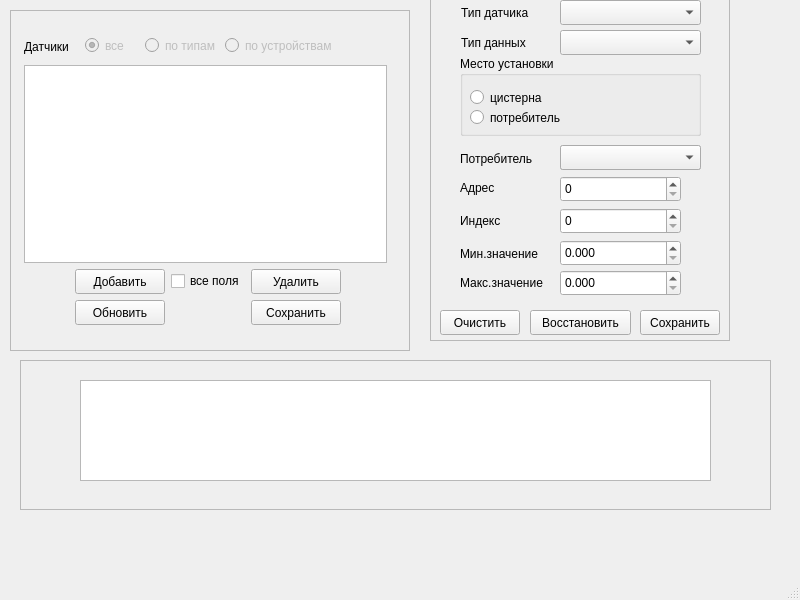
<?xml version="1.0" encoding="UTF-8"?>
<ui version="4.0">
 <class>NetEdit</class>
 <widget class="QMainWindow" name="NetEdit">
  <property name="geometry">
   <rect>
    <x>0</x>
    <y>0</y>
    <width>800</width>
    <height>600</height>
   </rect>
  </property>
  <property name="windowTitle">
   <string>Измерители</string>
  </property>
  <widget class="QWidget" name="centralwidget">
   <widget class="QFrame" name="frame_3">
    <property name="geometry">
     <rect>
      <x>430</x>
      <y>-10</y>
      <width>300</width>
      <height>351</height>
     </rect>
    </property>
    <property name="minimumSize">
     <size>
      <width>300</width>
      <height>330</height>
     </size>
    </property>
    <property name="frameShape">
     <enum>QFrame::StyledPanel</enum>
    </property>
    <property name="frameShadow">
     <enum>QFrame::Raised</enum>
    </property>
    <widget class="QComboBox" name="cbxSensorTypes">
     <property name="geometry">
      <rect>
       <x>130</x>
       <y>10</y>
       <width>141</width>
       <height>25</height>
      </rect>
     </property>
    </widget>
    <widget class="QComboBox" name="cbxTanksList">
     <property name="geometry">
      <rect>
       <x>130</x>
       <y>155</y>
       <width>141</width>
       <height>25</height>
      </rect>
     </property>
    </widget>
    <widget class="QComboBox" name="cbxConsumersList">
     <property name="geometry">
      <rect>
       <x>130</x>
       <y>155</y>
       <width>141</width>
       <height>25</height>
      </rect>
     </property>
    </widget>
    <widget class="QSpinBox" name="edAddress">
     <property name="geometry">
      <rect>
       <x>130</x>
       <y>186</y>
       <width>121</width>
       <height>26</height>
      </rect>
     </property>
    </widget>
    <widget class="QSpinBox" name="edIndex">
     <property name="geometry">
      <rect>
       <x>130</x>
       <y>218</y>
       <width>121</width>
       <height>26</height>
      </rect>
     </property>
    </widget>
    <widget class="QDoubleSpinBox" name="edLowVal">
     <property name="geometry">
      <rect>
       <x>130</x>
       <y>250</y>
       <width>121</width>
       <height>26</height>
      </rect>
     </property>
     <property name="locale">
      <locale language="English" country="UnitedKingdom"/>
     </property>
     <property name="accelerated">
      <bool>true</bool>
     </property>
     <property name="decimals">
      <number>3</number>
     </property>
     <property name="maximum">
      <double>1000.000000000000000</double>
     </property>
     <property name="singleStep">
      <double>0.100000000000000</double>
     </property>
    </widget>
    <widget class="QDoubleSpinBox" name="edHiVal">
     <property name="geometry">
      <rect>
       <x>130</x>
       <y>280</y>
       <width>121</width>
       <height>26</height>
      </rect>
     </property>
     <property name="locale">
      <locale language="English" country="UnitedKingdom"/>
     </property>
     <property name="accelerated">
      <bool>true</bool>
     </property>
     <property name="decimals">
      <number>3</number>
     </property>
     <property name="maximum">
      <double>1000.000000000000000</double>
     </property>
     <property name="singleStep">
      <double>0.100000000000000</double>
     </property>
    </widget>
    <widget class="QGroupBox" name="grbxSensorOwner">
     <property name="geometry">
      <rect>
       <x>30</x>
       <y>66</y>
       <width>241</width>
       <height>80</height>
      </rect>
     </property>
     <property name="title">
      <string>Место установки</string>
     </property>
     <widget class="QRadioButton" name="rbnTank">
      <property name="geometry">
       <rect>
        <x>10</x>
        <y>30</y>
        <width>101</width>
        <height>23</height>
       </rect>
      </property>
      <property name="text">
       <string>цистерна</string>
      </property>
     </widget>
     <widget class="QRadioButton" name="rbnConsumer">
      <property name="geometry">
       <rect>
        <x>10</x>
        <y>50</y>
        <width>101</width>
        <height>23</height>
       </rect>
      </property>
      <property name="text">
       <string>потребитель</string>
      </property>
     </widget>
    </widget>
    <widget class="QLabel" name="lblSensorType">
     <property name="geometry">
      <rect>
       <x>31</x>
       <y>14</y>
       <width>81</width>
       <height>17</height>
      </rect>
     </property>
     <property name="text">
      <string>Тип датчика</string>
     </property>
    </widget>
    <widget class="QLabel" name="lblPlace">
     <property name="geometry">
      <rect>
       <x>30</x>
       <y>160</y>
       <width>91</width>
       <height>17</height>
      </rect>
     </property>
     <property name="text">
      <string>Потребитель</string>
     </property>
    </widget>
    <widget class="QLabel" name="lblAddress">
     <property name="geometry">
      <rect>
       <x>30</x>
       <y>189</y>
       <width>57</width>
       <height>17</height>
      </rect>
     </property>
     <property name="text">
      <string>Адрес</string>
     </property>
    </widget>
    <widget class="QLabel" name="lblIndex">
     <property name="geometry">
      <rect>
       <x>30</x>
       <y>222</y>
       <width>57</width>
       <height>17</height>
      </rect>
     </property>
     <property name="text">
      <string>Индекс</string>
     </property>
    </widget>
    <widget class="QLabel" name="lblLoVal">
     <property name="geometry">
      <rect>
       <x>30</x>
       <y>255</y>
       <width>91</width>
       <height>17</height>
      </rect>
     </property>
     <property name="text">
      <string>Мин.значение</string>
     </property>
    </widget>
    <widget class="QLabel" name="lblHiVal">
     <property name="geometry">
      <rect>
       <x>30</x>
       <y>284</y>
       <width>91</width>
       <height>17</height>
      </rect>
     </property>
     <property name="text">
      <string>Макс.значение</string>
     </property>
    </widget>
    <widget class="QPushButton" name="pbnClearSensorParams">
     <property name="geometry">
      <rect>
       <x>10</x>
       <y>320</y>
       <width>80</width>
       <height>25</height>
      </rect>
     </property>
     <property name="text">
      <string>Очистить</string>
     </property>
    </widget>
    <widget class="QPushButton" name="pbnRestoreSensorParams">
     <property name="geometry">
      <rect>
       <x>100</x>
       <y>320</y>
       <width>101</width>
       <height>25</height>
      </rect>
     </property>
     <property name="text">
      <string>Восстановить</string>
     </property>
    </widget>
    <widget class="QPushButton" name="pbnSaveSensorParams">
     <property name="geometry">
      <rect>
       <x>210</x>
       <y>320</y>
       <width>80</width>
       <height>25</height>
      </rect>
     </property>
     <property name="text">
      <string>Сохранить</string>
     </property>
    </widget>
    <widget class="QLabel" name="lblDataType">
     <property name="geometry">
      <rect>
       <x>31</x>
       <y>44</y>
       <width>81</width>
       <height>17</height>
      </rect>
     </property>
     <property name="text">
      <string>Тип данных</string>
     </property>
    </widget>
    <widget class="QComboBox" name="cbxDataTypes">
     <property name="geometry">
      <rect>
       <x>130</x>
       <y>40</y>
       <width>141</width>
       <height>25</height>
      </rect>
     </property>
    </widget>
   </widget>
   <widget class="QFrame" name="frame_4">
    <property name="geometry">
     <rect>
      <x>20</x>
      <y>360</y>
      <width>751</width>
      <height>150</height>
     </rect>
    </property>
    <property name="minimumSize">
     <size>
      <width>0</width>
      <height>150</height>
     </size>
    </property>
    <property name="frameShape">
     <enum>QFrame::StyledPanel</enum>
    </property>
    <property name="frameShadow">
     <enum>QFrame::Raised</enum>
    </property>
    <widget class="QWidget" name="horizontalLayoutWidget">
     <property name="geometry">
      <rect>
       <x>60</x>
       <y>20</y>
       <width>631</width>
       <height>101</height>
      </rect>
     </property>
     <layout class="QHBoxLayout" name="horizontalLayout">
      <item>
       <widget class="QTextEdit" name="teLog"/>
      </item>
     </layout>
    </widget>
   </widget>
   <widget class="QFrame" name="frame_1">
    <property name="geometry">
     <rect>
      <x>10</x>
      <y>10</y>
      <width>400</width>
      <height>341</height>
     </rect>
    </property>
    <property name="minimumSize">
     <size>
      <width>400</width>
      <height>300</height>
     </size>
    </property>
    <property name="frameShape">
     <enum>QFrame::StyledPanel</enum>
    </property>
    <property name="frameShadow">
     <enum>QFrame::Raised</enum>
    </property>
    <widget class="QWidget" name="layoutWidget">
     <property name="geometry">
      <rect>
       <x>10</x>
       <y>20</y>
       <width>371</width>
       <height>299</height>
      </rect>
     </property>
     <layout class="QGridLayout" name="glSensorsList">
      <property name="leftMargin">
       <number>4</number>
      </property>
      <property name="topMargin">
       <number>4</number>
      </property>
      <property name="rightMargin">
       <number>4</number>
      </property>
      <property name="bottomMargin">
       <number>4</number>
      </property>
      <item row="0" column="1" colspan="4">
       <widget class="QFrame" name="frameRButtons">
        <property name="enabled">
         <bool>false</bool>
        </property>
        <property name="sizePolicy">
         <sizepolicy hsizetype="Expanding" vsizetype="Preferred">
          <horstretch>0</horstretch>
          <verstretch>0</verstretch>
         </sizepolicy>
        </property>
        <property name="minimumSize">
         <size>
          <width>0</width>
          <height>25</height>
         </size>
        </property>
        <property name="frameShape">
         <enum>QFrame::NoFrame</enum>
        </property>
        <property name="frameShadow">
         <enum>QFrame::Plain</enum>
        </property>
        <property name="lineWidth">
         <number>0</number>
        </property>
        <widget class="QRadioButton" name="rbnSensorsAll">
         <property name="geometry">
          <rect>
           <x>10</x>
           <y>0</y>
           <width>90</width>
           <height>23</height>
          </rect>
         </property>
         <property name="text">
          <string>все</string>
         </property>
         <property name="checked">
          <bool>true</bool>
         </property>
        </widget>
        <widget class="QRadioButton" name="rbnSensorsByTypes">
         <property name="geometry">
          <rect>
           <x>70</x>
           <y>0</y>
           <width>79</width>
           <height>23</height>
          </rect>
         </property>
         <property name="text">
          <string>по типам</string>
         </property>
        </widget>
        <widget class="QRadioButton" name="rbnSensorsByDevs">
         <property name="geometry">
          <rect>
           <x>150</x>
           <y>0</y>
           <width>119</width>
           <height>23</height>
          </rect>
         </property>
         <property name="text">
          <string>по устройствам</string>
         </property>
        </widget>
       </widget>
      </item>
      <item row="1" column="0" colspan="5">
       <widget class="QTreeView" name="tvSensors">
        <property name="editTriggers">
         <set>QAbstractItemView::NoEditTriggers</set>
        </property>
        <property name="tabKeyNavigation">
         <bool>true</bool>
        </property>
        <property name="showDropIndicator" stdset="0">
         <bool>false</bool>
        </property>
        <property name="alternatingRowColors">
         <bool>true</bool>
        </property>
        <property name="iconSize">
         <size>
          <width>16</width>
          <height>16</height>
         </size>
        </property>
        <property name="horizontalScrollMode">
         <enum>QAbstractItemView::ScrollPerItem</enum>
        </property>
        <property name="uniformRowHeights">
         <bool>true</bool>
        </property>
        <attribute name="headerCascadingSectionResizes">
         <bool>true</bool>
        </attribute>
       </widget>
      </item>
      <item row="0" column="0">
       <widget class="QLabel" name="label">
        <property name="maximumSize">
         <size>
          <width>16777215</width>
          <height>50</height>
         </size>
        </property>
        <property name="text">
         <string>Датчики</string>
        </property>
       </widget>
      </item>
      <item row="2" column="1">
       <widget class="QPushButton" name="pbnAddSensor">
        <property name="sizePolicy">
         <sizepolicy hsizetype="Fixed" vsizetype="Fixed">
          <horstretch>0</horstretch>
          <verstretch>0</verstretch>
         </sizepolicy>
        </property>
        <property name="minimumSize">
         <size>
          <width>90</width>
          <height>25</height>
         </size>
        </property>
        <property name="maximumSize">
         <size>
          <width>90</width>
          <height>25</height>
         </size>
        </property>
        <property name="text">
         <string>Добавить</string>
        </property>
       </widget>
      </item>
      <item row="3" column="1">
       <widget class="QPushButton" name="pbnRestoreSensorsList">
        <property name="sizePolicy">
         <sizepolicy hsizetype="Fixed" vsizetype="Fixed">
          <horstretch>0</horstretch>
          <verstretch>0</verstretch>
         </sizepolicy>
        </property>
        <property name="minimumSize">
         <size>
          <width>90</width>
          <height>25</height>
         </size>
        </property>
        <property name="maximumSize">
         <size>
          <width>90</width>
          <height>25</height>
         </size>
        </property>
        <property name="text">
         <string>Обновить</string>
        </property>
       </widget>
      </item>
      <item row="2" column="3">
       <widget class="QPushButton" name="pbnRemoveSensor">
        <property name="sizePolicy">
         <sizepolicy hsizetype="Fixed" vsizetype="Fixed">
          <horstretch>0</horstretch>
          <verstretch>0</verstretch>
         </sizepolicy>
        </property>
        <property name="minimumSize">
         <size>
          <width>90</width>
          <height>25</height>
         </size>
        </property>
        <property name="maximumSize">
         <size>
          <width>90</width>
          <height>25</height>
         </size>
        </property>
        <property name="text">
         <string>Удалить</string>
        </property>
       </widget>
      </item>
      <item row="3" column="3">
       <widget class="QPushButton" name="pbnSaveSensorsList">
        <property name="sizePolicy">
         <sizepolicy hsizetype="Fixed" vsizetype="Fixed">
          <horstretch>0</horstretch>
          <verstretch>0</verstretch>
         </sizepolicy>
        </property>
        <property name="minimumSize">
         <size>
          <width>90</width>
          <height>25</height>
         </size>
        </property>
        <property name="maximumSize">
         <size>
          <width>90</width>
          <height>25</height>
         </size>
        </property>
        <property name="text">
         <string>Сохранить</string>
        </property>
       </widget>
      </item>
      <item row="2" column="2">
       <widget class="QCheckBox" name="chbxAllFields">
        <property name="text">
         <string>все поля</string>
        </property>
       </widget>
      </item>
     </layout>
    </widget>
   </widget>
  </widget>
  <widget class="QMenuBar" name="menubar">
   <property name="geometry">
    <rect>
     <x>0</x>
     <y>0</y>
     <width>800</width>
     <height>22</height>
    </rect>
   </property>
  </widget>
  <widget class="QStatusBar" name="statusbar"/>
 </widget>
 <resources/>
 <connections/>
</ui>
